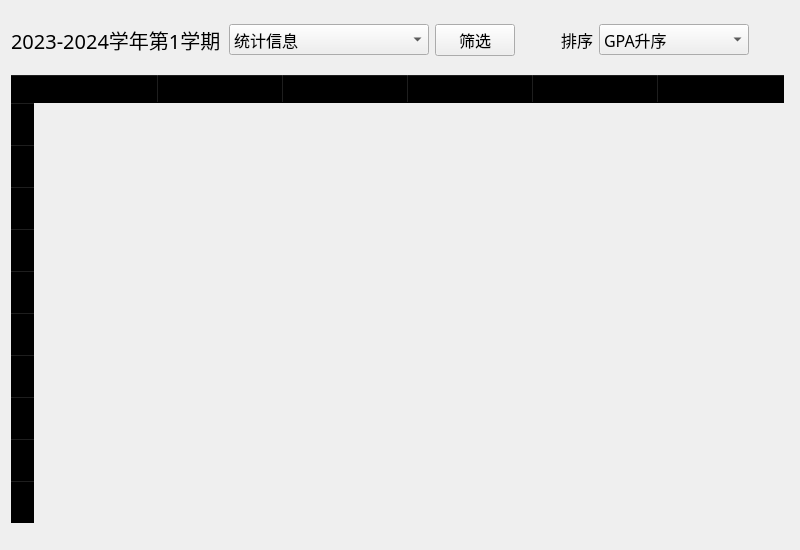
<?xml version="1.0" encoding="UTF-8"?>
<ui version="4.0">
 <class>GPATable</class>
 <widget class="QWidget" name="GPATable">
  <property name="geometry">
   <rect>
    <x>0</x>
    <y>0</y>
    <width>800</width>
    <height>550</height>
   </rect>
  </property>
  <property name="minimumSize">
   <size>
    <width>800</width>
    <height>550</height>
   </size>
  </property>
  <property name="maximumSize">
   <size>
    <width>800</width>
    <height>550</height>
   </size>
  </property>
  <property name="font">
   <font>
    <family>宋体</family>
    <pointsize>12</pointsize>
   </font>
  </property>
  <property name="windowTitle">
   <string>Form</string>
  </property>
  <layout class="QVBoxLayout" name="verticalLayout">
   <item>
    <layout class="QHBoxLayout" name="horizontalLayout">
     <item>
      <widget class="QLabel" name="label">
       <property name="minimumSize">
        <size>
         <width>260</width>
         <height>0</height>
        </size>
       </property>
       <property name="font">
        <font>
         <family>宋体</family>
         <pointsize>15</pointsize>
        </font>
       </property>
       <property name="text">
        <string>2023-2024学年第1学期</string>
       </property>
      </widget>
     </item>
     <item>
      <widget class="QComboBox" name="statistics">
       <property name="minimumSize">
        <size>
         <width>200</width>
         <height>0</height>
        </size>
       </property>
       <item>
        <property name="text">
         <string>统计信息</string>
        </property>
       </item>
      </widget>
     </item>
     <item>
      <spacer name="horizontalSpacer">
       <property name="orientation">
        <enum>Qt::Horizontal</enum>
       </property>
       <property name="sizeType">
        <enum>QSizePolicy::Preferred</enum>
       </property>
       <property name="sizeHint" stdset="0">
        <size>
         <width>150</width>
         <height>20</height>
        </size>
       </property>
      </spacer>
     </item>
     <item>
      <widget class="QPushButton" name="siftBtn">
       <property name="text">
        <string>筛选</string>
       </property>
      </widget>
     </item>
     <item>
      <spacer name="horizontalSpacer_2">
       <property name="orientation">
        <enum>Qt::Horizontal</enum>
       </property>
       <property name="sizeType">
        <enum>QSizePolicy::Fixed</enum>
       </property>
       <property name="sizeHint" stdset="0">
        <size>
         <width>40</width>
         <height>20</height>
        </size>
       </property>
      </spacer>
     </item>
     <item>
      <widget class="QLabel" name="label_3">
       <property name="maximumSize">
        <size>
         <width>40</width>
         <height>16777215</height>
        </size>
       </property>
       <property name="text">
        <string>排序</string>
       </property>
      </widget>
     </item>
     <item>
      <widget class="QComboBox" name="sortSelect">
       <property name="minimumSize">
        <size>
         <width>150</width>
         <height>0</height>
        </size>
       </property>
       <item>
        <property name="text">
         <string>GPA升序</string>
        </property>
       </item>
       <item>
        <property name="text">
         <string>GPA降序</string>
        </property>
       </item>
       <item>
        <property name="text">
         <string>姓名升序</string>
        </property>
       </item>
       <item>
        <property name="text">
         <string>姓名降序</string>
        </property>
       </item>
      </widget>
     </item>
     <item>
      <spacer name="horizontalSpacer_3">
       <property name="orientation">
        <enum>Qt::Horizontal</enum>
       </property>
       <property name="sizeType">
        <enum>QSizePolicy::Fixed</enum>
       </property>
       <property name="sizeHint" stdset="0">
        <size>
         <width>40</width>
         <height>20</height>
        </size>
       </property>
      </spacer>
     </item>
    </layout>
   </item>
   <item>
    <widget class="QTableWidget" name="scoreTable">
     <property name="sizePolicy">
      <sizepolicy hsizetype="Expanding" vsizetype="Expanding">
       <horstretch>0</horstretch>
       <verstretch>0</verstretch>
      </sizepolicy>
     </property>
     <property name="minimumSize">
      <size>
       <width>780</width>
       <height>450</height>
      </size>
     </property>
     <property name="maximumSize">
      <size>
       <width>780</width>
       <height>450</height>
      </size>
     </property>
     <property name="palette">
      <palette>
       <active>
        <colorrole role="Button">
         <brush brushstyle="SolidPattern">
          <color alpha="0">
           <red>0</red>
           <green>0</green>
           <blue>0</blue>
          </color>
         </brush>
        </colorrole>
        <colorrole role="Base">
         <brush brushstyle="NoBrush">
          <color alpha="255">
           <red>0</red>
           <green>0</green>
           <blue>0</blue>
          </color>
         </brush>
        </colorrole>
        <colorrole role="Window">
         <brush brushstyle="SolidPattern">
          <color alpha="0">
           <red>0</red>
           <green>0</green>
           <blue>0</blue>
          </color>
         </brush>
        </colorrole>
       </active>
       <inactive>
        <colorrole role="Button">
         <brush brushstyle="SolidPattern">
          <color alpha="0">
           <red>0</red>
           <green>0</green>
           <blue>0</blue>
          </color>
         </brush>
        </colorrole>
        <colorrole role="Base">
         <brush brushstyle="NoBrush">
          <color alpha="255">
           <red>0</red>
           <green>0</green>
           <blue>0</blue>
          </color>
         </brush>
        </colorrole>
        <colorrole role="Window">
         <brush brushstyle="SolidPattern">
          <color alpha="0">
           <red>0</red>
           <green>0</green>
           <blue>0</blue>
          </color>
         </brush>
        </colorrole>
       </inactive>
       <disabled>
        <colorrole role="Button">
         <brush brushstyle="SolidPattern">
          <color alpha="0">
           <red>0</red>
           <green>0</green>
           <blue>0</blue>
          </color>
         </brush>
        </colorrole>
        <colorrole role="Base">
         <brush brushstyle="NoBrush">
          <color alpha="255">
           <red>0</red>
           <green>0</green>
           <blue>0</blue>
          </color>
         </brush>
        </colorrole>
        <colorrole role="Window">
         <brush brushstyle="SolidPattern">
          <color alpha="0">
           <red>0</red>
           <green>0</green>
           <blue>0</blue>
          </color>
         </brush>
        </colorrole>
       </disabled>
      </palette>
     </property>
     <property name="styleSheet">
      <string notr="true">background-color: transparent;
border: 1px solid black; 
QTableCornerButton::section { background-color: transparent; }
</string>
     </property>
     <property name="frameShape">
      <enum>QFrame::NoFrame</enum>
     </property>
     <property name="lineWidth">
      <number>1</number>
     </property>
     <property name="sizeAdjustPolicy">
      <enum>QAbstractScrollArea::AdjustToContents</enum>
     </property>
     <property name="autoScrollMargin">
      <number>16</number>
     </property>
     <property name="editTriggers">
      <set>QAbstractItemView::NoEditTriggers</set>
     </property>
     <property name="iconSize">
      <size>
       <width>0</width>
       <height>0</height>
      </size>
     </property>
     <property name="gridStyle">
      <enum>Qt::SolidLine</enum>
     </property>
     <property name="cornerButtonEnabled">
      <bool>false</bool>
     </property>
     <property name="rowCount">
      <number>10</number>
     </property>
     <property name="columnCount">
      <number>6</number>
     </property>
     <attribute name="horizontalHeaderVisible">
      <bool>true</bool>
     </attribute>
     <attribute name="horizontalHeaderCascadingSectionResizes">
      <bool>true</bool>
     </attribute>
     <attribute name="horizontalHeaderMinimumSectionSize">
      <number>43</number>
     </attribute>
     <attribute name="horizontalHeaderDefaultSectionSize">
      <number>125</number>
     </attribute>
     <attribute name="verticalHeaderVisible">
      <bool>true</bool>
     </attribute>
     <attribute name="verticalHeaderDefaultSectionSize">
      <number>42</number>
     </attribute>
     <row/>
     <row/>
     <row/>
     <row/>
     <row/>
     <row/>
     <row/>
     <row/>
     <row/>
     <row/>
     <column>
      <property name="text">
       <string>姓名</string>
      </property>
      <property name="font">
       <font>
        <family>宋体</family>
        <pointsize>12</pointsize>
        <bold>true</bold>
       </font>
      </property>
     </column>
     <column>
      <property name="text">
       <string>学号</string>
      </property>
      <property name="font">
       <font>
        <family>宋体</family>
        <pointsize>12</pointsize>
        <bold>true</bold>
       </font>
      </property>
     </column>
     <column>
      <property name="text">
       <string>学院</string>
      </property>
      <property name="font">
       <font>
        <family>宋体</family>
        <pointsize>12</pointsize>
        <bold>true</bold>
       </font>
      </property>
     </column>
     <column>
      <property name="text">
       <string>专业</string>
      </property>
      <property name="font">
       <font>
        <family>宋体</family>
        <pointsize>12</pointsize>
        <bold>true</bold>
       </font>
      </property>
     </column>
     <column>
      <property name="text">
       <string>班级</string>
      </property>
      <property name="font">
       <font>
        <family>宋体</family>
        <pointsize>12</pointsize>
        <bold>true</bold>
       </font>
      </property>
     </column>
     <column>
      <property name="text">
       <string>GPA</string>
      </property>
      <property name="font">
       <font>
        <family>宋体</family>
        <pointsize>12</pointsize>
        <bold>true</bold>
       </font>
      </property>
     </column>
    </widget>
   </item>
  </layout>
 </widget>
 <resources/>
 <connections/>
</ui>
